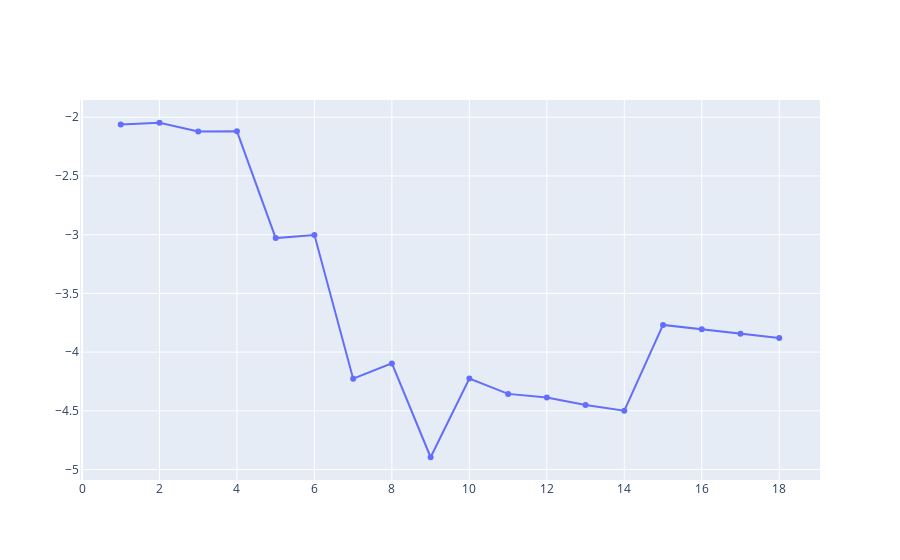

Notebook cell for this chart:
### Code cell
test_err_vs_k = go.Figure(
    data=go.Scatter(
        x=np.arange(1, 19, 1),
        y=np.log(test_err),
        mode="markers+lines",
        name="data point",
        hovertemplate="<br>k=%{x}</br>y=%{y}<extra></extra>",
    )
)

test_err_vs_k.show()

### Figure 1 — Plotly figure (JSON) as saved in the notebook; plotly's stock layout.template omitted (floating-point values rounded to 4 significant figures)
{"data": [{"hovertemplate": "<br>k=%{x}</br>y=%{y}<extra></extra>", "mode": "markers+lines", "name": "data point", "type": "scatter", "x": [1, 2, 3, 4, 5, 6, 7, 8, 9, 10, 11, 12, 13, 14, 15, 16, 17, 18], "y": [-2.061, -2.047, -2.12, -2.12, -3.029, -3.003, -4.226, -4.096, -4.896, -4.225, -4.356, -4.387, -4.45, -4.499, -3.769, -3.806, -3.845, -3.88]}], "layout": {}}
